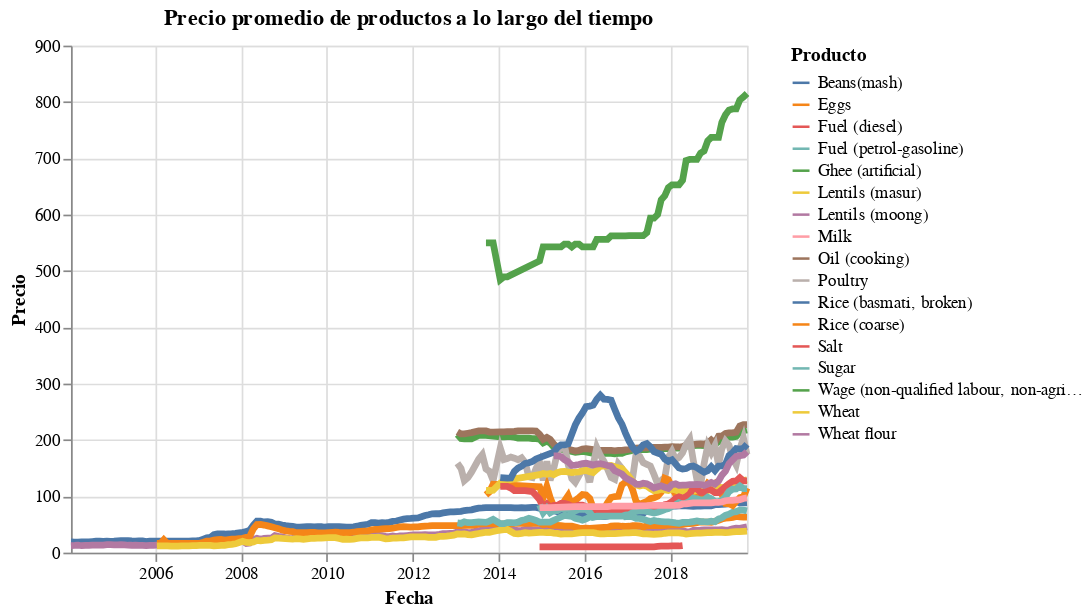

Write notebook code for a chart like this one.
### Code cell
# Gráfica integrada
plot = alt.Chart(source).mark_line(size = 4).encode(
    alt.X('date:T', title="Fecha"),
    alt.Y('price:Q', title="Precio"),
    alt.Color('producto:N', title="Producto"),
    tooltip=['producto', 'price']
).properties(title="Precio promedio de productos a lo largo del tiempo",
                width=400, height=300
    )
plot

### Figure 1 — Vega-Lite specification as saved in the notebook (floating-point values rounded to 4 significant figures; data arrays with more than 128 entries replaced by an {"elided": "..."} marker saying what was removed)
{"$schema": "https://vega.github.io/schema/vega-lite/v5.20.1.json", "config": {"view": {"continuousHeight": 300, "continuousWidth": 300}}, "data": {"name": "data-acf54dc842c162f0f60fa8b224e03042"}, "datasets": {"data-acf54dc842c162f0f60fa8b224e03042": {"elided": "1565 records"}}, "encoding": {"color": {"field": "producto", "title": "Producto", "type": "nominal"}, "tooltip": [{"field": "producto", "type": "nominal"}, {"field": "price", "type": "quantitative"}], "x": {"field": "date", "title": "Fecha", "type": "temporal"}, "y": {"field": "price", "title": "Precio", "type": "quantitative"}}, "height": 300, "mark": {"size": 4, "type": "line"}, "title": "Precio promedio de productos a lo largo del tiempo", "width": 400}
